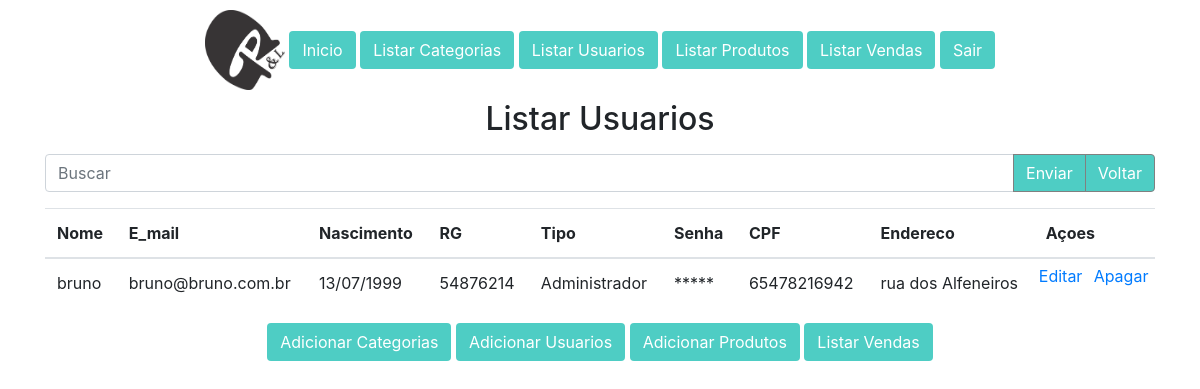
The page /usuario/listausu.php?Buscar=12 (signed in) on the database as committed earlier.
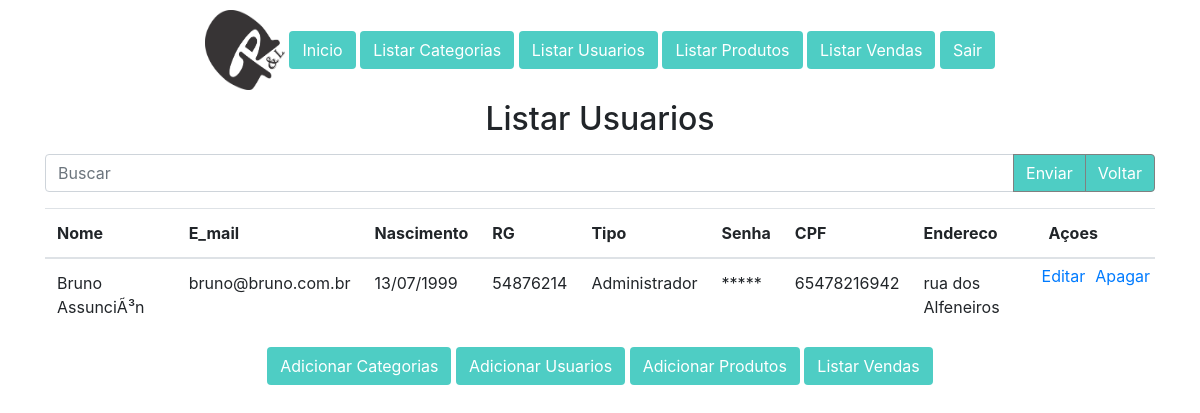
The same page on the database as committed later.
### tables this page shows
CREATE TABLE IF NOT EXISTS `usuarios` (
`ID` int(11) NOT NULL,
  `Nome` varchar(50) NOT NULL,
  `E_mail` varchar(30) NOT NULL,
  `Nascimento` date NOT NULL,
  `RG` int(11) NOT NULL,
  `Tipo` varchar(10) NOT NULL,
  `Senha` varchar(250) NOT NULL,
  `CPF` varchar(13) NOT NULL,
  `Endereco` varchar(25) NOT NULL
);

### class/Usuarios.class.php (called while the page is built, shortened)
<?php
class Usuarios{
		private $conexao;
		private $tabela;
		public function __construct(){
			$this->conexao = mysqli_connect("localhost", "root", "", "bancopietro")
			or die("Erro de Conexão no Banco");
			$this->tabela = "usuarios";
		}
		public function __get($key){
			return $this->$key;
		}
		public function listar($complemento = ""){
			$sql = "SELECT * FROM $this->tabela ".$complemento;
			$resultado = mysqli_query($this->conexao, $sql);
		$retorno = null;
		while($res = mysqli_fetch_assoc($resultado)){
			$obj = new Usuarios();
			$obj->ID = $res['ID'];
			$obj->Nome = $res['Nome'];
			$obj->E_mail = $res['E_mail'];
			$obj->Nascimento = $res['Nascimento'];
			$obj->RG = $res['RG'];
			$obj->Tipo = $res['Tipo'];
			$obj->Senha = $res['Senha'];
			$obj->CPF = $res['CPF'];
			$obj->Endereco = $res['Endereco'];
			$retorno[] = $obj;
		}
		return $retorno;
		}
	}
?>

### usuario/listausu.php (the view, shortened to what this page needs)
<?php
	include_once "../topo.php";
	include_once "../class/Usuarios.class.php";
?>
<div style="text-align: center; margin: 10px auto 10px auto ">
		<img src="../imagem/logoGR&L.png" height="80" width="80" style="text-align: 20px">
		<a type="button" class="btn" style="background:#4ECDC4; color: white" href="../index2.php">Inicio</a>
		<a type="button" class="btn" style="background:#4ECDC4; color: white" href="../categoria/listacat.php">Listar Categorias</a>
		<a type="button" class="btn" style="background:#4ECDC4; color: white" href="listausu.php">Listar Usuarios</a>
		<a type="button" class="btn" style="background:#4ECDC4; color: white" href="../produto/listaprod.php">Listar Produtos</a>
		<a type="button" class="btn" style="background:#4ECDC4; color: white" href="../comanda/listavenda.php">Listar Vendas</a>
		<a type="button" class="btn" style="background:#4ECDC4; color: white" href="../usuario/logout.php">Sair</a>
		</div>
	<h2 style="text-align:center;">Listar Usuarios</h2>
	<form method="GET" action="">
		<div class="container mt-3">
			<div class="input-group mb-3">
				<input class="form-control" type="text" name="Buscar" placeholder="Buscar"/>
				<div class="input-group-append">
					<button class="btn btn-success" style="border:0.5px solid gray; background:#4ECDC4; color: white" type="submit" value="Enviar">Enviar</button>
					<button class="btn btn-success" style="border:0.5px solid gray; background:#4ECDC4; color: white" onclick='window.location.href="listausu.php"'>
					Voltar</button>
				</div>
			</div>
		</div>
	</form>
<?php
	$obj = new Usuarios;
	if(isset($_GET['Buscar']))
		$retorno = $obj->listar('where ID="'.$_GET['Buscar'].'" or Nome like "%'.$_GET['Buscar'].'%"');
	else
		$retorno = $obj-> listar();
	echo "<div class='container'>
	<table class='table table-hover'>
		<thead>
			<th>Nome</th>
			<th>E_mail</th>
			<th>Nascimento</th>
			<th>RG</th>
			<th>Tipo</th>
			<th>Senha</th>
			<th>CPF</th>
			<th>Endereco</th>
			<th colspan='2'>Açoes</th>
		</thead>
		<tbody>";
		if($retorno ==''){
		echo "Sua busca não retornou nenhum resultado, tente novamente";}
		else {
			foreach ($retorno as $linha){
				if($linha->Tipo == 0){$tipoUser = "Administrador";}else{$tipoUser = "Cliente";}
			echo "<tr>
					<td>$linha->Nome</td>
					<td>$linha->E_mail</td>
					<td>".date("d/m/Y", strtotime($linha->Nascimento))."</td>
					<td>$linha->RG</td>
					<td>$tipoUser</td>
					<td>*****</td>
					<td>$linha->CPF</td>
					<td>$linha->Endereco</td>
					<td style= 'padding:5px'><a href='editausu.php?ID=$linha->ID' >Editar</a></td>
					<td style= 'padding:5px'><a href='apagausu.php?ID=$linha->ID' >Apagar</a></td>
			   </tr>";
			}
		}
		echo "</tbody></table></div>";
?>
<div style="text-align: center; margin: 10px auto 10px auto ">
		<a type="button" class="btn" style="background:#4ECDC4; color: white" href="../categoria/categoria.php">Adicionar Categorias</a>
		<a type="button" class="btn" style="background:#4ECDC4; color: white" href="../usuario/usuario.php">Adicionar Usuarios</a>
		<a type="button" class="btn" style="background:#4ECDC4; color: white" href="../produto/produto.php">Adicionar Produtos</a>
		<a type="button" class="btn" style="background:#4ECDC4; color: white" href="../comanda/listavenda.php">Listar Vendas</a>
		</div>

### topo.php (shortened to what this page needs)
<!DOCTYPE html>
<html lang="pt-BR">
<head>
  <link rel="stylesheet" href="https://maxcdn.bootstrapcdn.com/bootstrap/4.3.1/css/bootstrap.min.css">
</head>
<body>

Rows that differ between the two databases and show on the page:
changed usuarios "bruno@bruno.com.br": Nome "bruno" → "Bruno AssunciÃ³n"
